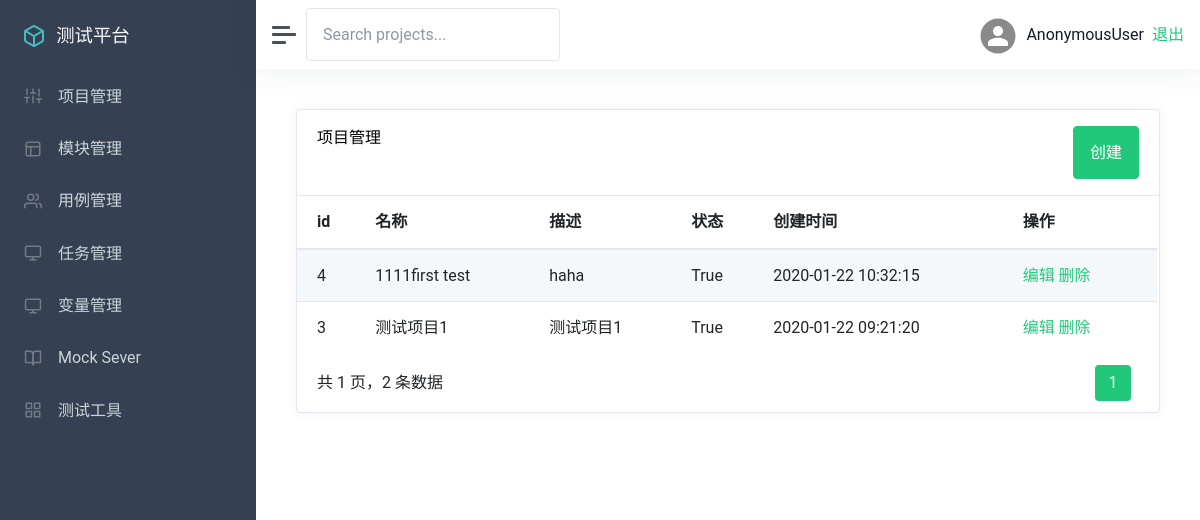
The page /manage/project_list/ on the database as committed earlier.
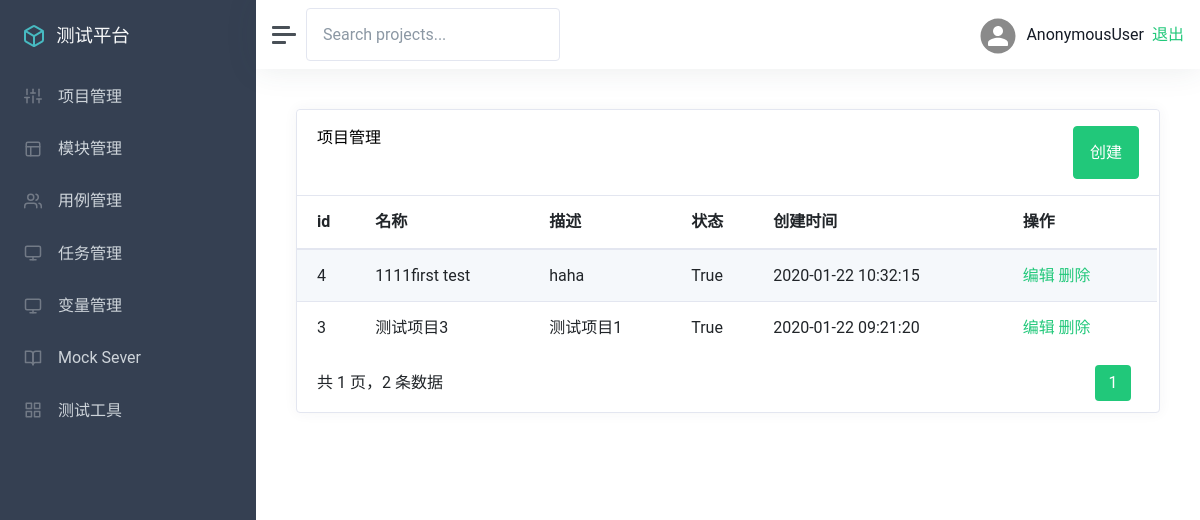
The same page on the database as committed later.
### app_manage/models.py (models this page shows, shortened)
class Project(models.Model):
    name = models.CharField("项目名称", max_length=100, default='')
    describe = models.TextField('描述', default='')
    status = models.BooleanField('状态', default=True)
    update_time = models.DateTimeField('更新时间', auto_now=True)
    create_time = models.DateTimeField('创建时间', auto_now_add=True)

### app_manage/views/project_views.py (the view)
# urls.py: path('project_list/', project_views.project_list),
def project_list(request):
    projectList = Project.objects.all().order_by('-create_time')
    p = Paginator(projectList, 5)
    page = request.GET.get('page', '')
    if page == '':
        page = 1
    try:
        projectList = p.page(page)
    except PageNotAnInteger:
        projectList = p.page(1)
    except EmptyPage:
        projectList = p.page(p.num_pages)
    return render(request, 'projects/list.html', {
        'projectList':projectList
    })

### templates/projects/list.html (shortened to what this page needs)
{% extends "manage.html" %}
{% block manage %}
<div class="card flex-fill">
    <div class="card-header">
        <h5 class="card-title mb-0" style="float:left">项目管理</h5>
        <button onclick="add()" type="button" class="btn btn-primary" style="float:right">创建</button>
    </div>
    <div id="datatables-dashboard-traffic_wrapper" class="dataTables_wrapper dt-bootstrap4 no-footer">
        <div class="row">
            <div class="col-sm-12">
                <table id="datatables-dashboard-traffic" class="table table-striped my-0 dataTable no-footer"
                    role="grid" aria-describedby="datatables-dashboard-traffic_info">
                    <thead>
                        <tr role="row">
                            <th>id</th>
                            <th>名称</th>
                            <th>描述</th>
                            <th>状态</th>
                            <th>创建时间</th>
                            <th>操作</th>
                        </tr>
                    </thead>
                    <tbody>
                        {% for p in projectList %}
                        <tr role="row" class="odd">
                            <td>{{ p.id }}</td>
                            <td>{{ p.name }}</td>
                            <td>{{ p.describe }}</td>
                            <td>{{ p.status }}</td>
                            <td>{{ p.create_time |date:"Y-m-d H:i:s"}}</td>
                            <td>
                                <a href="/manage/project_edit/{{p.id}}/">编辑</a>
                                <a href="/manage/project_delete/{{p.id}}/" id="delete-project-id">删除</a>
                            </td>
                        </tr>
                        {% endfor %}
                    </tbody>
                </table>
            </div>
        </div>
        <div class="row">
            <div class="col-sm-12 col-md-5">
                <div class="dataTables_info" id="datatables-dashboard-traffic_info" role="status" aria-live="polite">
                    共 {{ projectList.paginator.num_pages }} 页，{{ projectList.paginator.count }} 条数据
                </div>
            </div>
            <div class="col-sm-12 col-md-7">
                <div class="dataTables_paginate paging_simple_numbers" id="datatables-dashboard-traffic_paginate">
                    <ul class="pagination">
                        <li class="paginate_button page-item active">
                            <a href="#" aria-controls="datatables-dashboard-traffic" data-dt-idx="1" tabindex="0"
                                class="page-link">{{ projectList.number }}</a>
                        </li>
                    </ul>
                </div>
            </div>
        </div>
    </div>
</div>
{% endblock %}

Rows that differ between the two databases and show on the page:
changed Project "测试项目1": name "测试项目1" → "测试项目3"
